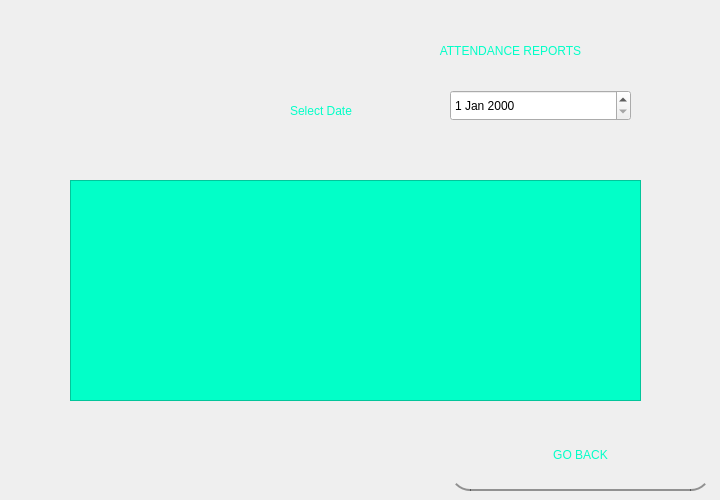
    <widget class="QWidget" name="tab_4">
     <attribute name="title">
      <string>Reports</string>
     </attribute>
     <widget class="QLabel" name="label_13">
      <property name="geometry">
       <rect>
        <x>330</x>
        <y>20</y>
        <width>361</width>
        <height>61</height>
       </rect>
      </property>
      <property name="styleSheet">
       <string notr="true">color: rgb(2, 255, 200);
font: 11pt &quot;Terminal&quot;;
background-color: rgba(255, 255, 255, 0);</string>
      </property>
      <property name="text">
       <string>ATTENDANCE REPORTS</string>
      </property>
      <property name="alignment">
       <set>Qt::AlignCenter</set>
      </property>
      <property name="wordWrap">
       <bool>true</bool>
      </property>
     </widget>
     <widget class="QLabel" name="label_14">
      <property name="geometry">
       <rect>
        <x>290</x>
        <y>80</y>
        <width>361</width>
        <height>61</height>
       </rect>
      </property>
      <property name="styleSheet">
       <string notr="true">color: rgb(2, 255, 200);
font: 10pt &quot;Terminal&quot;;
background-color: rgba(255, 255, 255, 0);</string>
      </property>
      <property name="text">
       <string>Select Date</string>
      </property>
      <property name="wordWrap">
       <bool>true</bool>
      </property>
     </widget>
     <widget class="QDateEdit" name="dateEdit">
      <property name="geometry">
       <rect>
        <x>450</x>
        <y>90</y>
        <width>181</width>
        <height>31</height>
       </rect>
      </property>
     </widget>
     <widget class="QTableWidget" name="REPORTS">
      <property name="geometry">
       <rect>
        <x>70</x>
        <y>180</y>
        <width>571</width>
        <height>221</height>
       </rect>
      </property>
      <property name="styleSheet">
       <string notr="true">background-color: rgb(2, 255, 200);</string>
      </property>
     </widget>
     <widget class="QPushButton" name="REPORTSBACK">
      <property name="geometry">
       <rect>
        <x>450</x>
        <y>420</y>
        <width>261</width>
        <height>71</height>
       </rect>
      </property>
      <property name="styleSheet">
       <string notr="true">QPushButton#REPORTSBACK{
	border-radius:20px;
	border-bottom:2px solid rgba(0,0,0,100);
	color: rgb(2, 255, 200);
	font: 11pt &quot;Terminal&quot;;
	padding:10px;
}

QPushButton#REPORTSBACK:hover{
	color: rgb(2, 255, 200);
	background-color: rgb(10, 80, 76);
}</string>
      </property>
      <property name="text">
       <string>GO BACK</string>
      </property>
     </widget>
     <widget class="QLabel" name="label_12">
      <property name="enabled">
       <bool>true</bool>
      </property>
      <property name="geometry">
       <rect>
        <x>70</x>
        <y>30</y>
        <width>211</width>
        <height>141</height>
       </rect>
      </property>
      <property name="autoFillBackground">
       <bool>false</bool>
      </property>
      <property name="frameShape">
       <enum>QFrame::NoFrame</enum>
      </property>
      <property name="frameShadow">
       <enum>QFrame::Plain</enum>
      </property>
      <property name="text">
       <string/>
      </property>
      <property name="pixmap">
       <pixmap>Telpo-TPS980-face-recognition-machine.jpg</pixmap>
      </property>
      <property name="scaledContents">
       <bool>true</bool>
      </property>
      <property name="wordWrap">
       <bool>false</bool>
      </property>
     </widget>
    </widget>
